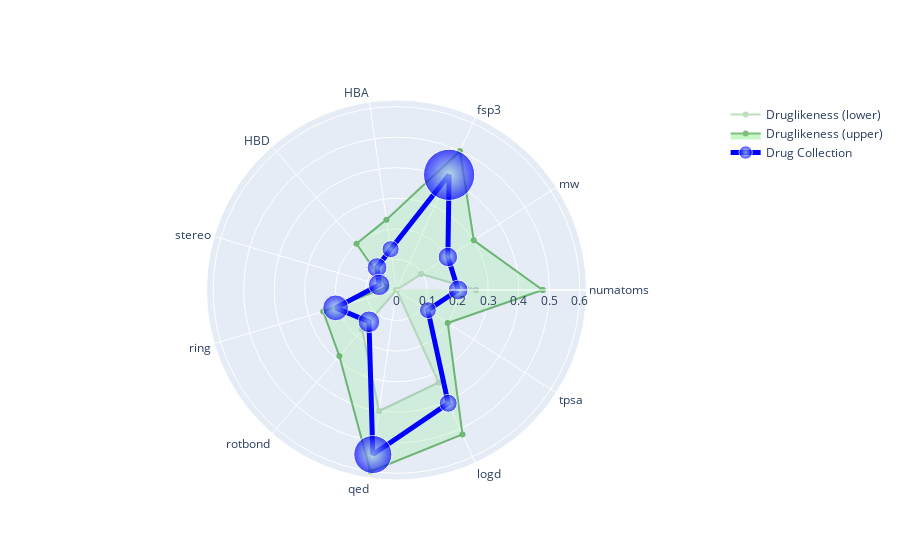
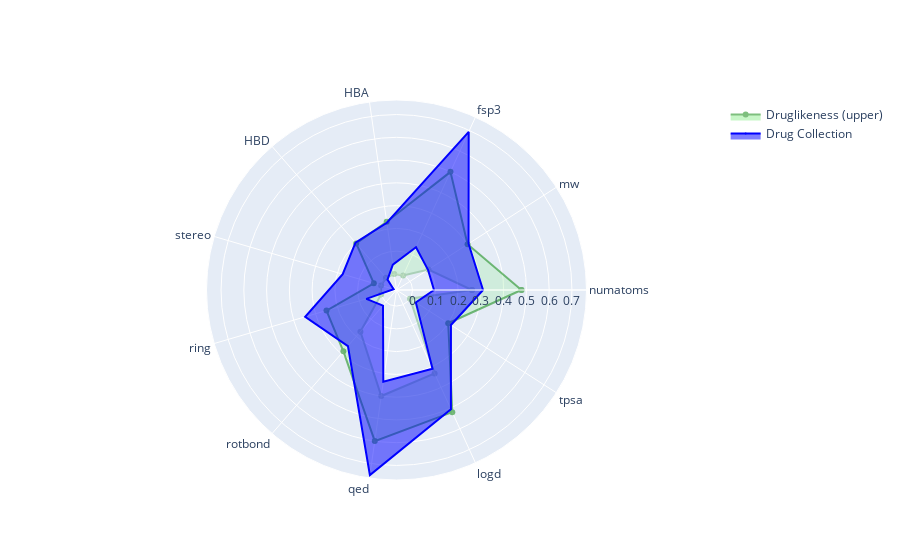

Write notebook code for charts like these, in order.
### Code cell
fig.show()
fig2.show()

### Figure 1 — Plotly figure (JSON) as saved in the notebook; plotly's stock layout.template omitted (floating-point values rounded to 4 significant figures)
{"data": [{"line": {"color": "green"}, "name": "Druglikeness (lower)", "opacity": 0.25, "r": [0.2609, 0.09618, 0, 0, 0, 0, 0, 0.1714, 0.4, 0.3325, 0, 0.2609], "theta": ["numatoms", "mw", "fsp3", "HBA", "HBD", "stereo", "ring", "rotbond", "qed", "logd", "tpsa", "numatoms"], "type": "scatterpolar"}, {"fill": "tonext", "fillcolor": "lightgreen", "line": {"color": "green"}, "name": "Druglikeness (upper)", "opacity": 0.5, "r": [0.4783, 0.3006, 0.5, 0.2326, 0.2, 0.03333, 0.25, 0.2857, 0.6, 0.5195, 0.1994, 0.4783], "theta": ["numatoms", "mw", "fsp3", "HBA", "HBD", "stereo", "ring", "rotbond", "qed", "logd", "tpsa", "numatoms"], "type": "scatterpolar"}, {"line": {"color": "blue", "width": 5}, "marker": {"color": "blue", "gradient": {"color": "lightblue", "type": "radial"}, "size": [10.77, 10.59, 27.85, 9.286, 10.74, 11.65, 14.0, 11.76, 20.7, 9.751, 9.162], "sizemode": "diameter", "sizeref": 0.5438, "symbol": "circle"}, "name": "Drug Collection", "r": [0.2018, 0.1998, 0.4143, 0.135, 0.09722, 0.05918, 0.2075, 0.1376, 0.5438, 0.4074, 0.1221, 0.2018], "theta": ["numatoms", "mw", "fsp3", "HBA", "HBD", "stereo", "ring", "rotbond", "qed", "logd", "tpsa", "numatoms"], "type": "scatterpolar"}], "layout": {"polar": {"radialaxis": {"visible": true}}, "showlegend": true}}

### Figure 2 — Plotly figure (JSON) as saved in the notebook; plotly's stock layout.template omitted (floating-point values rounded to 4 significant figures)
{"data": [{"line": {"color": "green"}, "name": "Druglikeness (lower)", "opacity": 0.25, "r": [0.2609, 0.09618, 0, 0, 0, 0, 0, 0.1714, 0.4, 0.3325, 0, 0.2609], "showlegend": false, "theta": ["numatoms", "mw", "fsp3", "HBA", "HBD", "stereo", "ring", "rotbond", "qed", "logd", "tpsa", "numatoms"], "type": "scatterpolar"}, {"fill": "tonext", "fillcolor": "lightgreen", "line": {"color": "green"}, "name": "Druglikeness (upper)", "opacity": 0.5, "r": [0.4783, 0.3006, 0.5, 0.2326, 0.2, 0.03333, 0.25, 0.2857, 0.6, 0.5195, 0.1994, 0.4783], "theta": ["numatoms", "mw", "fsp3", "HBA", "HBD", "stereo", "ring", "rotbond", "qed", "logd", "tpsa", "numatoms"], "type": "scatterpolar"}, {"line": {"color": "blue", "width": 2}, "marker": {"size": 1}, "name": "Drug Collection", "r": [0.09414, 0.0939, 0.1357, 0.0421, -0.01013, -0.05736, 0.06753, 0.02006, 0.3368, 0.3098, 0.03046, 0.09414], "showlegend": false, "theta": ["numatoms", "mw", "fsp3", "HBA", "HBD", "stereo", "ring", "rotbond", "qed", "logd", "tpsa", "numatoms"], "type": "scatterpolar"}, {"fill": "tonext", "line": {"color": "blue", "width": 2}, "marker": {"size": 1}, "name": "Drug Collection", "r": [0.3095, 0.3056, 0.6928, 0.2278, 0.2046, 0.1757, 0.3475, 0.2552, 0.7508, 0.5049, 0.2137, 0.3095], "theta": ["numatoms", "mw", "fsp3", "HBA", "HBD", "stereo", "ring", "rotbond", "qed", "logd", "tpsa", "numatoms"], "type": "scatterpolar"}], "layout": {"polar": {"radialaxis": {"visible": true}}, "showlegend": true}}
